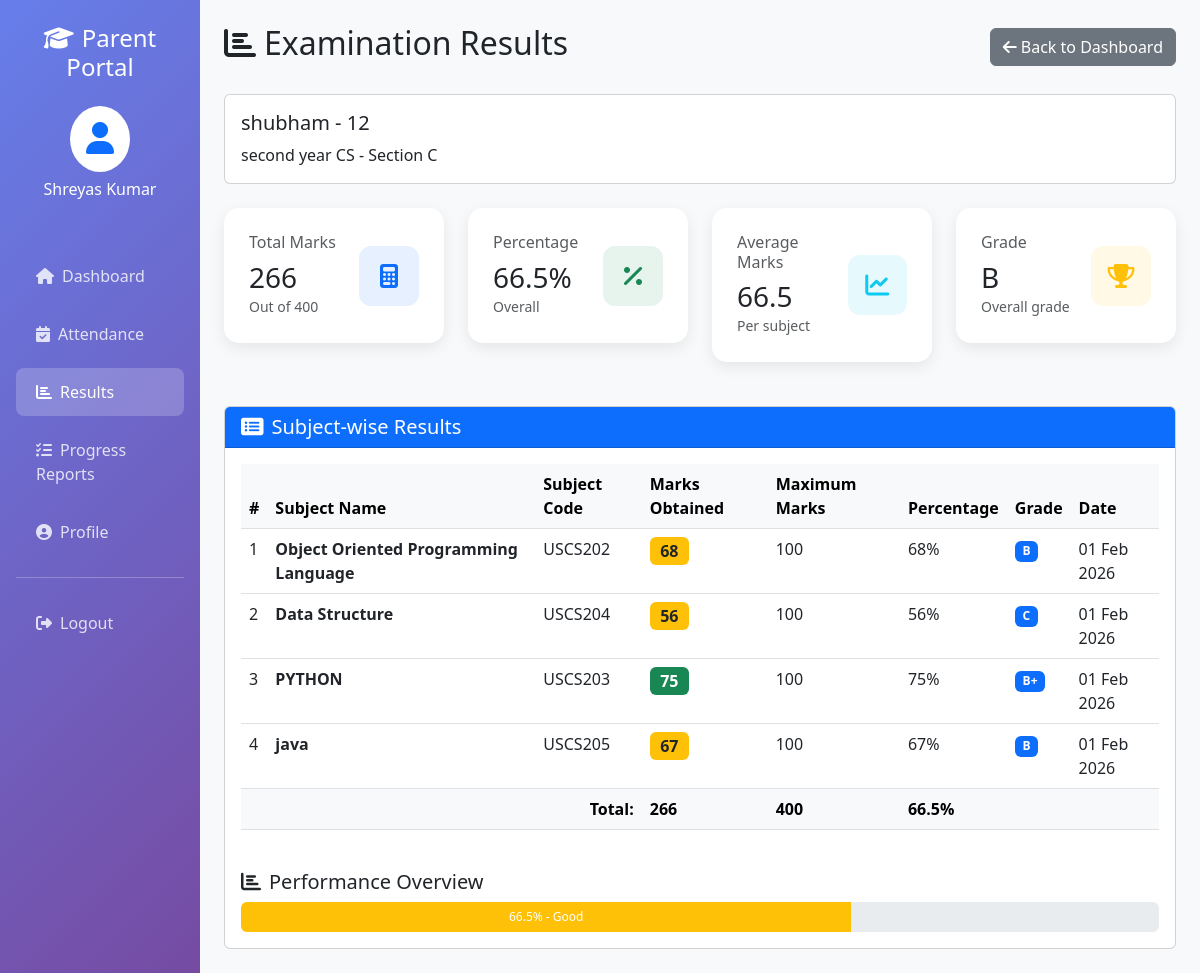
The page /parent/results/ (signed in) on the database its author committed.
### resultapp/models.py (models this page shows, shortened)
class Student(models.Model):
    GENDER_CHOICES = [
        ('male', 'Male'),
        ('female', 'Female'),
        ('other', 'Other'),
    ]
    name = models.CharField(max_length=200)
    roll_id = models.CharField(max_length=20, unique=True)
    email = models.EmailField(max_length=50, unique=True)
    gender = models.CharField(max_length=10, choices=GENDER_CHOICES)
    dob = models.CharField(max_length=20)
    student_class = models.ForeignKey(Class, on_delete=models.SET_NULL, null=True)
    reg_date = models.DateTimeField(auto_now_add=True)
    updation_date = models.DateTimeField(auto_now=True)
    status = models.IntegerField(default=1)
    photo = models.ImageField(upload_to='student_faces/', null=True, blank=True)

class Class(models.Model):
    class_name = models.CharField(max_length=100)
    class_numeric = models.IntegerField()
    section = models.CharField(max_length=10)
    creation_date = models.DateTimeField(auto_now_add=True)
    updation_date = models.DateTimeField(auto_now=True)
    class Meta:
        verbose_name_plural = "Classes"

class Result(models.Model):
    student = models.ForeignKey(Student, on_delete=models.CASCADE)
    student_class = models.ForeignKey(Class, on_delete=models.SET_NULL, null=True)
    subject = models.ForeignKey(Subject, on_delete=models.SET_NULL, null=True)
    marks = models.IntegerField()
    posting_date = models.DateTimeField(auto_now_add=True)
    updation_date = models.DateTimeField(auto_now=True)

class Subject(models.Model):
    subject_name = models.CharField(max_length=100)
    subject_code = models.CharField(max_length=20)
    creation_date = models.DateTimeField(auto_now_add=True)
    updation_date = models.DateTimeField(auto_now=True)

### resultapp/views.py (the view)
# urls.py: path('parent/results/', parent_view_results, name='parent_results'),
@login_required(login_url='parent_login')
def parent_view_results(request):
    try:
        parent = Parent.objects.get(user=request.user)
        student = parent.student
        results = Result.objects.filter(student=student).select_related('subject').order_by('-posting_date')
        failed_subjects = [r for r in results if r.marks < 35]
        passed_subjects = [r for r in results if r.marks >= 35]
        is_failed = len(failed_subjects) > 0
        if results.exists():
            total_marks = sum(r.marks for r in results)
            max_marks = len(results) * 100
            percentage = round((total_marks / max_marks * 100) if max_marks > 0 else 0, 2)
            avg_marks = results.aggregate(Avg('marks'))['marks__avg'] or 0
            grade = get_grade(percentage, is_failed)
        else:
            total_marks = max_marks = percentage = avg_marks = 0
            grade = 'N/A'
        return render(request, 'parent/results.html', {
            'student': student,
            'results': results,
            'total_marks': total_marks,
            'max_marks': max_marks,
            'percentage': percentage,
            'avg_marks': round(avg_marks, 2),
            'failed_subjects': failed_subjects,
            'passed_subjects': passed_subjects,
            'is_failed': is_failed,
            'grade': grade,
        })
    except Parent.DoesNotExist:
        messages.error(request, 'Parent profile not found.')
        return redirect('parent_login')

### StudentResultManagement/resultapp/templates/parent/results.html (shortened to what this page needs)
{% load static %}
<!DOCTYPE html>
<html lang="en">
<head>
    <link href="https://cdn.jsdelivr.net/npm/bootstrap@5.3.0/dist/css/bootstrap.min.css" rel="stylesheet">
    <link rel="stylesheet" href="https://cdnjs.cloudflare.com/ajax/libs/font-awesome/6.4.0/css/all.min.css">
</head>
<body>
    <div class="container-fluid">
        <div class="row">
            <div class="col-md-2 sidebar p-0">
                <div class="p-4">
                    <h4 class="text-center mb-4">
                        <i class="fas fa-graduation-cap me-2"></i>Parent Portal
                    </h4>
                    <div class="text-center mb-4">
                        <div class="bg-white rounded-circle d-inline-block p-3 mb-2">
                            <i class="fas fa-user fa-2x text-primary"></i>
                        </div>
                        <h6>{{ request.user.get_full_name }}</h6>
                    </div>
                </div>
                <nav class="nav flex-column px-3">
                    <a class="nav-link" href="{% url 'parent_dashboard' %}">
                        <i class="fas fa-home me-2"></i>Dashboard
                    </a>
                    <a class="nav-link" href="{% url 'parent_attendance' %}">
                        <i class="fas fa-calendar-check me-2"></i>Attendance
                    </a>
                    <a class="nav-link active" href="{% url 'parent_results' %}">
                        <i class="fas fa-chart-bar me-2"></i>Results
                    </a>
                    <a class="nav-link" href="{% url 'parent_progress' %}">
                        <i class="fas fa-tasks me-2"></i>Progress Reports
                    </a>
                    <a class="nav-link" href="{% url 'parent_profile' %}">
                        <i class="fas fa-user-circle me-2"></i>Profile
                    </a>
                    <hr class="bg-white">
                    <a class="nav-link" href="{% url 'parent_logout' %}">
                        <i class="fas fa-sign-out-alt me-2"></i>Logout
                    </a>
                </nav>
            </div>
            <div class="col-md-10 p-4">
                <div class="d-flex justify-content-between align-items-center mb-4">
                    <h2><i class="fas fa-chart-bar me-2"></i>Examination Results</h2>
                    <a href="{% url 'parent_dashboard' %}" class="btn btn-secondary">
                        <i class="fas fa-arrow-left me-1"></i>Back to Dashboard
                    </a>
                </div>
                <div class="card mb-4">
                    <div class="card-body">
                        <h5>{{ student.name }} - {{ student.roll_id }}</h5>
                        <p class="mb-0">{{ student.student_class.class_name }} - Section {{ student.student_class.section }}</p>
                    </div>
                </div>
                <div class="row mb-4">
                    <div class="col-md-3">
                        <div class="stat-card bg-white">
                            <div class="d-flex justify-content-between align-items-center">
                                <div>
                                    <h6 class="text-muted mb-2">Total Marks</h6>
                                    <h3 class="mb-0">{{ total_marks }}</h3>
                                    <small class="text-muted">Out of {{ max_marks }}</small>
                                </div>
                                <div class="stat-icon bg-primary bg-opacity-10 text-primary">
                                    <i class="fas fa-calculator"></i>
                                </div>
                            </div>
                        </div>
                    </div>
                    <div class="col-md-3">
                        <div class="stat-card bg-white">
                            <div class="d-flex justify-content-between align-items-center">
                                <div>
                                    <h6 class="text-muted mb-2">Percentage</h6>
                                    <h3 class="mb-0">{{ percentage }}%</h3>
                                    <small class="text-muted">Overall</small>
                                </div>
                                <div class="stat-icon bg-success bg-opacity-10 text-success">
                                    <i class="fas fa-percent"></i>
                                </div>
                            </div>
                        </div>
                    </div>
                    <div class="col-md-3">
                        <div class="stat-card bg-white">
                            <div class="d-flex justify-content-between align-items-center">
                                <div>
                                    <h6 class="text-muted mb-2">Average Marks</h6>
                                    <h3 class="mb-0">{{ avg_marks }}</h3>
                                    <small class="text-muted">Per subject</small>
                                </div>
                                <div class="stat-icon bg-info bg-opacity-10 text-info">
                                    <i class="fas fa-chart-line"></i>
                                </div>
                            </div>
                        </div>
                    </div>
                    <div class="col-md-3">
                        <div class="stat-card bg-white">
                            <div class="d-flex justify-content-between align-items-center">
                                <div>
                                    <h6 class="text-muted mb-2">Grade</h6>
                                    <h3 class="mb-0">
                                        {% if percentage >= 90 %}A+
                                        {% elif percentage >= 80 %}A
                                        {% elif percentage >= 70 %}B+
                                        {% elif percentage >= 60 %}B
                                        {% elif percentage >= 50 %}C
                                        {% elif percentage >= 40 %}D
                                        {% else %}F
                                        {% endif %}
                                    </h3>
                                    <small class="text-muted">Overall grade</small>
                                </div>
                                <div class="stat-icon bg-warning bg-opacity-10 text-warning">
                                    <i class="fas fa-trophy"></i>
                                </div>
                            </div>
                        </div>
                    </div>
                </div>
                <div class="card">
                    <div class="card-header bg-primary text-white">
                        <h5 class="mb-0"><i class="fas fa-list-alt me-2"></i>Subject-wise Results</h5>
                    </div>
                    <div class="card-body">
                        {% if results %}
                            <div class="table-responsive">
                                <table class="table table-hover">
                                    <thead class="table-light">
                                        <tr>
                                            <th>#</th>
                                            <th>Subject Name</th>
                                            <th>Subject Code</th>
                                            <th>Marks Obtained</th>
                                            <th>Maximum Marks</th>
                                            <th>Percentage</th>
                                            <th>Grade</th>
                                            <th>Date</th>
                                        </tr>
                                    </thead>
                                    <tbody>
                                        {% for result in results %}
                                        <tr>
                                            <td>{{ forloop.counter }}</td>
                                            <td><strong>{{ result.subject.subject_name }}</strong></td>
                                            <td>{{ result.subject.subject_code }}</td>
                                            <td>
                                                <span class="badge {% if result.marks >= 75 %}bg-success{% elif result.marks >= 50 %}bg-warning text-dark{% else %}bg-danger{% endif %} fs-6">
                                                    {{ result.marks }}
                                                </span>
                                            </td>
                                            <td>100</td>
                                            <td>{{ result.marks }}%</td>
                                            <td>
                                                <span class="badge bg-primary">
                                                    {% if result.marks >= 90 %}A+
                                                    {% elif result.marks >= 80 %}A
                                                    {% elif result.marks >= 70 %}B+
                                                    {% elif result.marks >= 60 %}B
                                                    {% elif result.marks >= 50 %}C
                                                    {% elif result.marks >= 40 %}D
                                                    {% else %}F
                                                    {% endif %}
                                                </span>
                                            </td>
                                            <td>{{ result.posting_date|date:"d M Y" }}</td>
                                        </tr>
                                        {% endfor %}
                                    </tbody>
                                    <tfoot class="table-light">
                                        <tr>
                                            <th colspan="3" class="text-end">Total:</th>
                                            <th>{{ total_marks }}</th>
                                            <th>{{ max_marks }}</th>
                                            <th>{{ percentage }}%</th>
                                            <th colspan="2"></th>
                                        </tr>
                                    </tfoot>
                                </table>
                            </div>
                            <div class="mt-4">
                                <h5><i class="fas fa-chart-bar me-2"></i>Performance Overview</h5>
                                <div class="progress" style="height: 30px;">
                                    {% if percentage >= 75 %}
                                        <div class="progress-bar bg-success" role="progressbar" style="width: {{ percentage }}%" aria-valuenow="{{ percentage }}" aria-valuemin="0" aria-valuemax="100">
                                            {{ percentage }}% - Excellent
                                        </div>
                                    {% elif percentage >= 50 %}
                                        <div class="progress-bar bg-warning" role="progressbar" style="width: {{ percentage }}%" aria-valuenow="{{ percentage }}" aria-valuemin="0" aria-valuemax="100">
                                            {{ percentage }}% - Good
                                        </div>
                                    {% else %}
                                        <div class="progress-bar bg-danger" role="progressbar" style="width: {{ percentage }}%" aria-valuenow="{{ percentage }}" aria-valuemin="0" aria-valuemax="100">
                                            {{ percentage }}% - Needs Improvement
                                        </div>
                                    {% endif %}
                                </div>
                            </div>
                        {% else %}
                            <div class="text-center py-5">
                                <i class="fas fa-file-alt fa-4x text-muted mb-3"></i>
                                <h4 class="text-muted">No Results Available</h4>
                                <p class="text-muted">Results will appear here once they are published by the school.</p>
                            </div>
                        {% endif %}
                    </div>
                </div>
            </div>
        </div>
    </div>
</body>
</html>

### rows shown on the page
Student: name "shubham", roll_id "12", student_class.class_name "second year CS", student_class.section "C"
Result: subject.subject_name "Object Oriented Programming Language", subject.subject_code "USCS202", marks "68", shows "B", posting_date "01 Feb 2026"
Result: subject.subject_name "Data Structure", subject.subject_code "USCS204", marks "56", posting_date "01 Feb 2026"
Result: subject.subject_name "PYTHON", subject.subject_code "USCS203", marks "75", shows "B+", posting_date "01 Feb 2026"
Result: subject.subject_name "java", subject.subject_code "USCS205", marks "67", shows "B", posting_date "01 Feb 2026"

### other values the page prints
{{ request.user.get_full_name }} "Shreyas Kumar"
{{ total_marks }} "266"
{{ max_marks }} "400"
{{ percentage }} "66.5"
{{ avg_marks }} "66.5"
